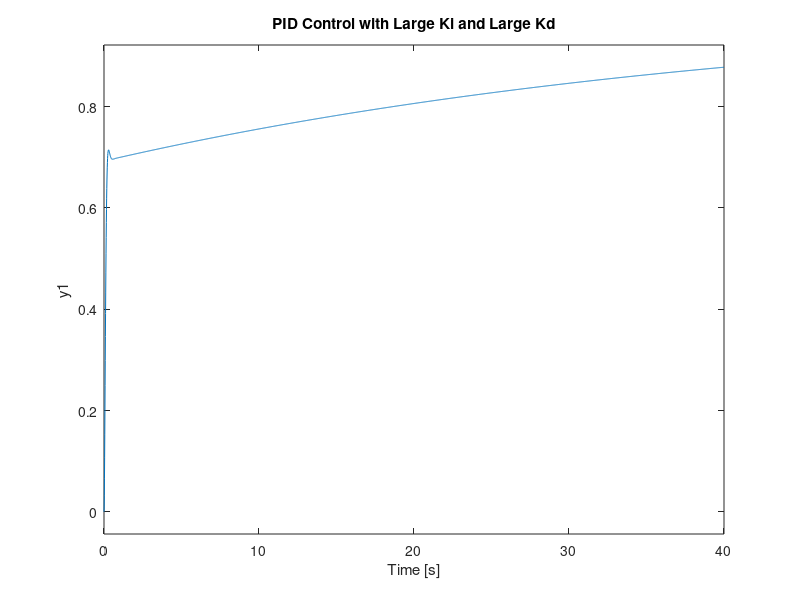

This figure's MATLAB source:
s = tf('s');
P_motor = 0.02 /(0.005*s^2 + 0.12*s + 0.4004);
Kp = 44.971;
Ki = 1.4975;
Kd = 0.03336;
C = pid(Kp,Ki,Kd);
sys_cl = feedback(C*P_motor,1);
step(sys_cl, 0:0.01:40)
grid
title('PID Control with Large Ki and Large Kd')